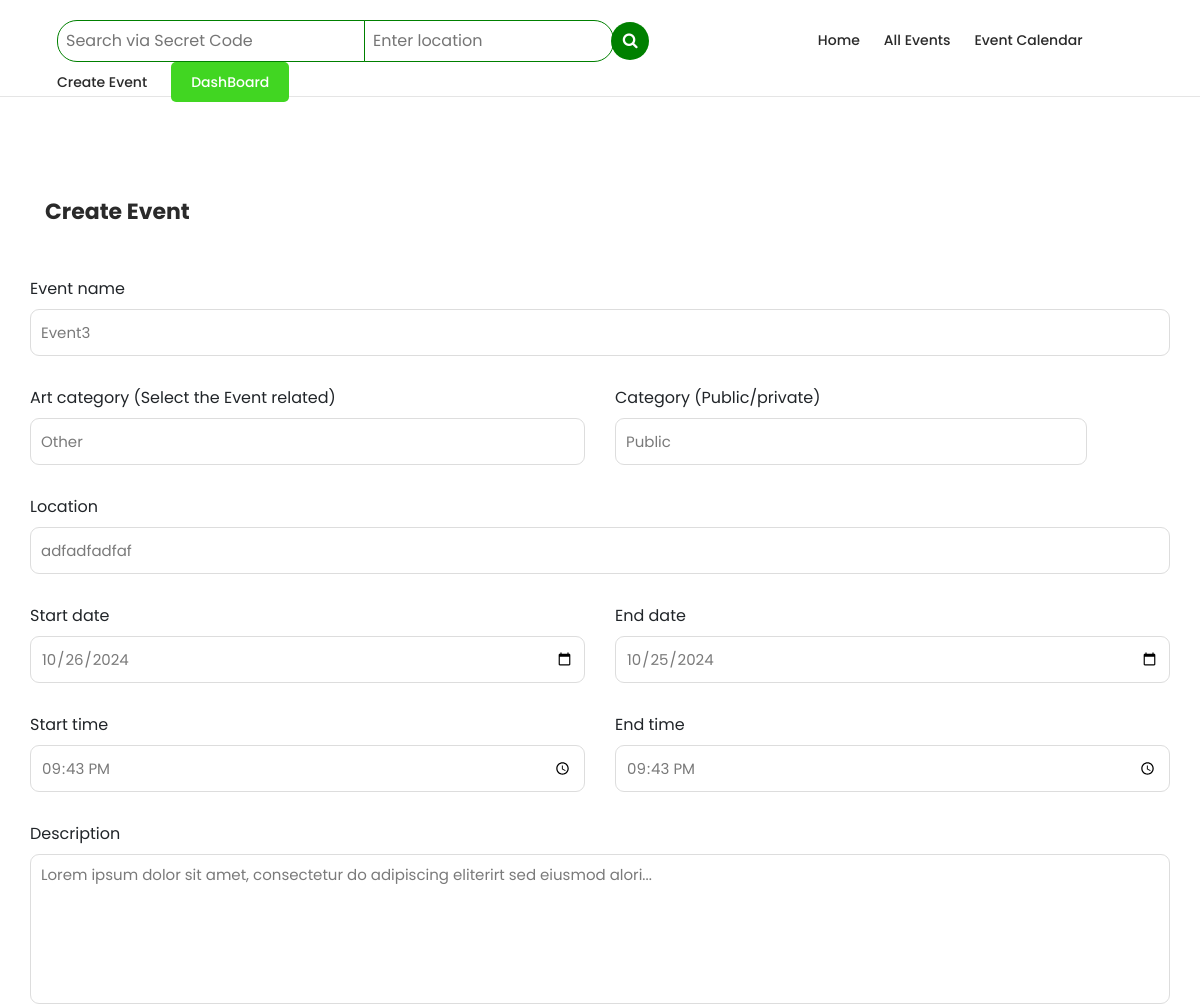
The page /update/18/ (signed in, upper part) on the database as committed earlier.
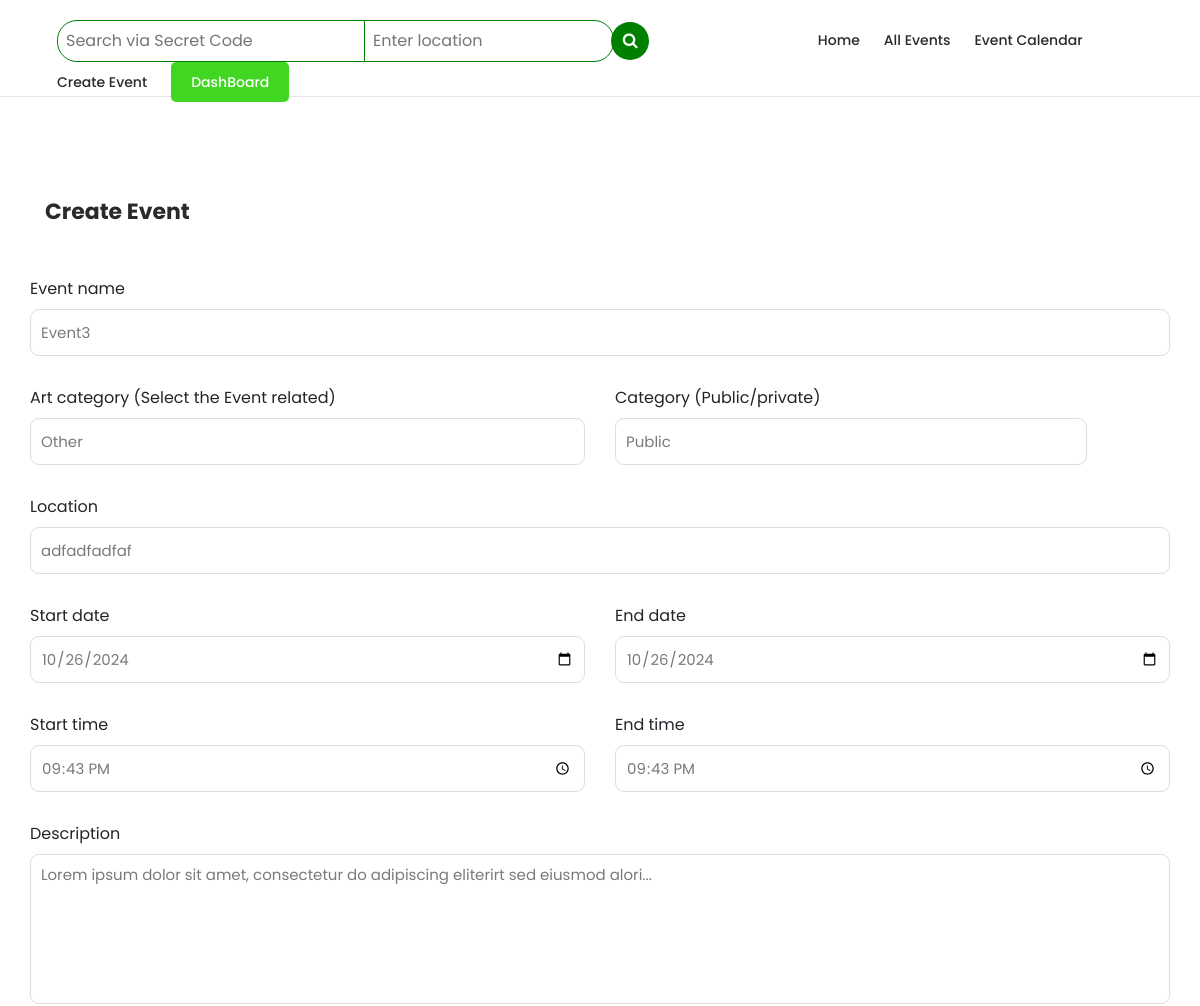
The same page on the database as committed later.
### EMS/models.py (models this page shows, shortened)
class EventData(models.Model):
    CATEGORY_CHOICES = [
        ('private', 'Private'),
        ('public', 'Public'),
    ]
    ART_CATEGORY_CHOICES = [
        ('music', 'Music'),
        ('nightlife', 'Nightlife'),
        ('performingVisualArts', 'Performing & Visual Arts'),
        ('holidays', 'Holidays'),
        ('dating', 'Dating'),
        ('hobbies', 'Hobbies'),
        ('business', 'Business'),
        ('foodDrink', 'Food & Drink'),
        ('other', 'Other'),
    ]
    SAVING_MODE_CHOICES = [
        ('draft', 'Draft'),
        ('publish', 'Publish'),
    ]
    user = models.ForeignKey(User, on_delete=models.CASCADE)
    name = models.CharField(max_length=100)
    category = models.CharField(max_length=10, choices=CATEGORY_CHOICES, blank=True)
    art_category = models.CharField(max_length=20, choices=ART_CATEGORY_CHOICES, blank=True, default='other')
    image = models.ImageField(upload_to='event_images/',blank=True)
    description = models.TextField(blank=True)
    link = models.CharField(max_length=500,blank=True)
    instructions = models.TextField(blank=True)
    geast_list = models.TextField(blank=True)
    place_info = models.CharField(max_length=200, blank=True)
    start_date = models.DateField()
    end_date = models.DateField()
    start_time = models.TimeField()
    end_time = models.TimeField()
    created_user = models.ForeignKey('auth.User', on_delete=models.CASCADE, related_name='created_user')
    updated_user = models.ForeignKey('auth.User', on_delete=models.CASCADE, related_name='updated_user')
    created_date = models.DateField(auto_now_add=True)
    updated_date = models.DateField(auto_now_add=True)
    sitting_plan = models.ImageField(upload_to='sitting_plan_files/', blank=True)
    schedule_plan = models.ImageField(upload_to='schedule_plan_files/', blank=True)
    hashTags = models.CharField(max_length=100, blank=True)
    saving_mode = models.CharField(max_length=20, choices=SAVING_MODE_CHOICES, default='draft')

### EMS/views.py (the view)
# urls.py: path('update/<int:pk>/', views.event_update, name='event_update'),
@login_required(login_url="login")
def event_update(request, pk):
    event = get_object_or_404(EventData, id=pk, user=request.user)
    form = EventDataForm(request.POST or None, request.FILES or None, instance=event)
    image_forms = ImageForm()
    schedule_image_forms = ScheduleImageForm()
    sitting_image_forms = SeatingImageForm()
    if request.method == 'POST':
        sponsor_names = request.POST.getlist('sponsor_name')
        sponsor_links = request.POST.getlist('sponsor_link')
        sponsor_logos = request.FILES.getlist('sponsor_logo')
        detail_titles = request.POST.getlist('detail_title')
        detail_descriptions = request.POST.getlist('detail_description')
        guest_names = request.POST.getlist('guest_name')
        guest_emails = request.POST.getlist('guest_email')
        guest_confirmed = request.POST.getlist('guest_is_confirmed')
        email_list = ""
        for name, email, confirmed in zip(guest_names, guest_emails, guest_confirmed):
                if(confirmed):
                    email_list = email+","+email_list
        if form.is_valid():
            event = form.save(commit=False)
            event.updated_user = request.user
            event.geast_list = email_list
            event.save()
            if 'image' in request.FILES:
                Image.objects.filter(event=event).delete()
                for image_file in request.FILES.getlist('image'):
                    Image.objects.create(event=event, image=image_file)
            if 'sitting_plan' in request.FILES:
                SeatingImage.objects.filter(event=event).delete()
                for image_file in request.FILES.getlist('sitting_plan'):
                    SeatingImage.objects.create(event=event, image=image_file)
            if 'schedule_plan' in request.FILES:
                ScheduleImage.objects.filter(event=event).delete()
                for image_file in request.FILES.getlist('schedule_plan'):
                    ScheduleImage.objects.create(event=event, image=image_file)
            EventDetail.objects.filter(event=event).delete()
            for title, description in zip(detail_titles, detail_descriptions):
                EventDetail.objects.create(event=event, title=title, description=description)
            Guest.objects.filter(event=event).delete()
            for name, email, confirmed in zip(guest_names, guest_emails, guest_confirmed):
                Guest.objects.create(event=event, name=name, email=email, is_confirmed=bool(confirmed))
            subject = "Invitaion of "+event.name
            message = """<!DOCTYPE html>
<html lang="en">

<head>
    <meta charset="UTF-8">
    <meta name="viewport" content="width=device-width, initial-scale=1.0">
    <title>Document</title>
    <link href="https://cdn.jsdelivr.net/npm/bootstrap@5.3.3/dist/css/bootstrap.min.css" rel="stylesheet"
        integrity="sha384-QWTKZyjpPEjISv5WaRU9OFeRpok6YctnYmDr5pNlyT2bRjXh0JMhjY6hW+ALEwIH" crossorigin="anonymous">

    <style>
        .venue-tickets {
            margin: 0px 15px;
        }

        .venue-tickets .venue-item {
            margin-bottom: 23px;
        }

        .venue-item .thumb img {
            width: 100%;
            overflow: hidden;
        }

        .venue-item .down-content {
            background-color: #07421b;
            position: relative;
            display: inline-block;
            z-index: 1;
            width: 100%;
        }

        .venue-item .down-content .left-content {
            width: 31%;
            float: left;
            background-color: rgba(124, 131, 139, 0.3);
            height: 100%;
            display: inline-block;
            position: absolute;
            z-index: 111;
        }

        .venue-item .down-content .left-content .main-white-button {
            -webkit-transform: rotate(-90deg);
            -moz-transform: rotate(-90deg);
            -o-transform: rotate(-90deg);
            -ms-transform: rotate(-90deg);
            transform: rotate(-90deg);
            position: absolute;
            top: 50%;
            margin-top: -22.5px;
        }

        .venue-item .down-content .right-content {
            /* width: 64%; */
            margin-left: 5%;
        }

        .venue-item .down-content .right-content h4 {
            font-size: 22px;
            color: #fff;
            font-weight: 700;
            margin-top: 30px;
        }

        .venue-item .down-content .right-content p {
            color: #fff;
            margin-top: 20px;
            font-weight: 300;
            padding-right: 30px;
            margin-bottom: 20px;
        }

        .venue-item .down-content .right-content ul li {
            display: inline-block;
            color: #fff;
            font-size: 16px;
            margin-right: 20px;
            ;
        }

        .venue-item .down-content .right-content ul li i {
            margin-right: 5px;
        }

        .venue-item .down-content .right-content .price {
            background-color: rgba(124, 131, 139, 0.3);
            display: inline-block;
            padding: 20px;
            margin-top: 25px;
            margin-bottom: 30px;
        }

        .venue-item .down-content .right-content .price span {
            color: #fff;
            font-size: 14px;
            line-height: 25px;
        }

        .venue-item .down-content .right-content .price span em {
            font-weight: 700;
            font-size: 20px;
            font-style: normal;
        }

        .main-white-button a {
            display: inline-block;
            font-size: 14px;
            padding: 12px 18px;
            background-color: #fff;
            color: #2a2a2a;
            text-align: center;
            font-weight: 500;
            text-transform: capitalize;
            transition: all .3s;
            border-radius: 5px;
            text-decoration: none;
        }

        .main-white-button a:hover {
            opacity: 0.9;
        }

        .main-dark-button a {
            display: inline-block;
            font-size: 14px;
            padding: 12px 18px;
            background-color: #40d621;
            color: #fff;
            text-align: center;
            font-weight: 500;
            text-transform: capitalize;
            transition: all .3s;
        }

        .main-dark-button a:hover {
            opacity: 0.9;
        }

.text-button a {
  font-size: 14px;
  color: #088633;
  transition: all .3s;
}

.text-button i {
  font-size: 12px;
  margin-left: 5px;
  transition: all .5s;
}

.text-button a:hover {
  color: #40d621;
}

.text-button a:hover i {
  margin-left: 8px;
}


    </style>
</head>

<body>

    <!-- *** Venues & Tickets ***-->
    <div class="venue-tickets">
        <div class="container-fluid">
            <div class="row" style="width: 90%;margin: auto;justify-content: center;">
                <div class="col-lg-12">
                    <div class="section-heading">
                    </div>
                </div>
                <div class="col-lg-3">
                    <div class="venue-item" style="border-radius: 9px; overflow: hidden;">
                        <div class="thumb">
                            <img src="https://huppsi.pythonanywhere.com"""+event.image.url+""""
                                alt="">
                        </div>
                        <div class="down-content" style="border-radius: 0 0 9px 9px; overflow: hidden;height: 400px;">
                            <div class="right-content">
                                <h4>"""+event.name[:20]+"""...</h4>
                                <p>"""+event.description[:80]+"""</p>
                                <p>"""+str(event.start_date) +" - "+ str(event.start_time)+"""...</p>
                                <p>"""+ str(event.place_info)+"""...</p>
                                <p> This is the Secret Code for access this private event from our website search box "https://huppsi.pythonanywhere.com" <br>Secret Code : """+ encode_base64(f"{event.user}$$@$${event.id}")+"""</p>
                                <div class="main-white-button" style="margin: 20px 0;position: absolute;bottom: 0;">
                                    <a href="https://huppsi.pythonanywhere.com/event/"""+str(event.id)+"""">Event Details</a>
                                </div>
                            </div>
                        </div>
                    </div>
                </div>


            </div>
        </div>
    </div>
    <script src="https://cdn.jsdelivr.net/npm/bootstrap@5.3.3/dist/js/bootstrap.bundle.min.js"
        integrity="sha384-YvpcrYf0tY3lHB60NNkmXc5s9fDVZLESaAA55NDzOxhy9GkcIdslK1eN7N6jIeHz"
        crossorigin="anonymous"></script>

</body>

</html>
            """
            html_content = message
            send_bulk_email(subject ,html_content, event.geast_list.split(","))
            return redirect('event_list')
    else:
        form = EventDataForm(instance=event)
    return render(request, 'events/event_form.html', {
        'form': form,
        'image_form': image_forms,
        'sitting_image_forms': sitting_image_forms,
        'schedule_image_forms': schedule_image_forms,
        'active_page': 'update',
        'event': event
    })

### EMS/forms.py
class ImageForm(forms.ModelForm):
    image = forms.ImageField()
    class Meta:
        model = Image
        fields = ['image']
    def __init__(self, *args, **kwargs):
        self.instance = kwargs.get('instance', None)
        super(ImageForm, self).__init__(*args, **kwargs)
        if self.instance and self.instance.pk:
            self.fields['image'].required = False
            self.fields['image'].label = "Change Image (Optional)"
            self.fields['image'].widget.attrs.update({
                'placeholder': 'Leave empty to keep the current image'
            })
        else:
            self.fields['image'].required = True

### EMS/templates/events/event_form.html (shortened to what this page needs)
{% extends 'base/base.html' %}
{% block content %}
<div class="rent-venue-application">
    <div class="container">
        <div class="row">
            <div class="col-lg-9">
                <div class="heading-text">
                    <h4>Create Event</h4>
                </div>
            </div>
            <div class="contact-form">
                <form id="contact" method="post" enctype="multipart/form-data">
                    <div class="row">
                        <div class="col-md-12 col-sm-12">
                            <fieldset>
                                <label for="{{ form.name.id_for_label }}"> Event name </label>
                                {{ form.name }}
                            </fieldset>
                        </div>
                        <div class="col-md-6 col-sm-12">
                            <fieldset>
                                <label for="{{ form.art_category.id_for_label }}"> {{ form.art_category.label }} (Select
                                    the Event related) </label>
                                {{ form.art_category }}
                            </fieldset>
                        </div>
                        <div class="col-md-6 col-sm-12">
                            <fieldset>
                                <label for="{{ form.category.id_for_label }}"> {{ form.category.label }}
                                    (Public/private) </label>
                                {{ form.category }}
                            </fieldset>
                        </div>
                        <div class="col-md-12 col-sm-12">
                            <fieldset>
                                <label for="{{ form.place_info.id_for_label }}"> Location </label>
                                {{ form.place_info}}
                            </fieldset>
                        </div>
                        <div class="col-md-6 col-sm-12">
                            <fieldset>
                                <label for="{{ form.start_date.id_for_label }}"> {{ form.start_date.label }} </label>
                                {{ form.start_date}}
                            </fieldset>
                        </div>
                        <div class="col-md-6 col-sm-12">
                            <fieldset>
                                <label for="{{ form.end_date.id_for_label }}"> {{ form.end_date.label }} </label>
                                {{ form.end_date}}
                            </fieldset>
                        </div>
                        <div class="col-md-6 col-sm-12">
                            <fieldset>
                                <label for="{{ form.start_time.id_for_label }}"> {{ form.start_time.label }} </label>
                                {{ form.start_time}}
                            </fieldset>
                        </div>
                        <div class="col-md-6 col-sm-12">
                            <fieldset>
                                <label for="{{ form.end_time.id_for_label }}"> {{ form.end_time.label }} </label>
                                {{ form.end_time}}
                            </fieldset>
                        </div>
                        <div class="col-lg-12">
                            <fieldset>
                                <label for="{{ form.description.id_for_label }}">Description</label>
                                {{ form.description }}
                            </fieldset>
                        </div>
                    </div>
                </form>
            </div>
        </div>
    </div>
</div>
{% endblock content %}

Rows that differ between the two databases and show on the page:
changed EventData "Event3": end_date "10/25/2024" → "10/26/2024"
